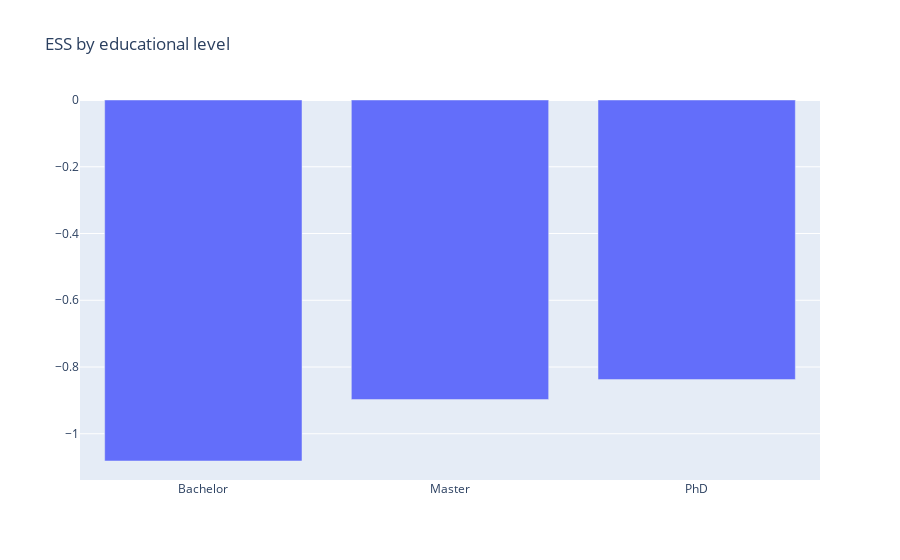

The code cell stored with this chart in its notebook:
### Markdown cell above
# Task 4 (25 %) - Normalizing data & colour coding
In this last task, you will build an "emotional satisfaction score" (ESS) using the data from Q25. 

To do this, you will group the data into positive and negative feelings, sum up the relevant features, and then normalize the results to a scale of 0 to 1. Use the value for the given categorical data item in Q25 as a measure of "emotional intensity" (i.e. 'Never'= 1 and 'Always'= 5). Our "emotional satisfaction score" attempts to balance out positive and negative emotions, and so you will calculate it using the formula: 

    ESS = (positive emotions score sum) - (negative emotions score sum) 

Afterwards, use an appropriate colour-coded plot to show differences between Bachelor, Masters, and PhD students, using responses from Q5.

**Plot: 20 %**

### Code cell
print("The dataset contains {} data records and {} features.".format(df.shape[0], df.shape[1]))

# Handling missing data
df_work_emotion = df.dropna(subset=['Q25a', 'Q25b', 'Q25c', 'Q25d', 'Q25e', 'Q25f', 'Q25g', 'Q25h', 'Q25i', 'Q25j']).copy()
print("The dataframe after removing rows with NaN value in the specified columns contains {} data records and {} features.".format(df_work_emotion.shape[0], df_work_emotion.shape[1]))

# Summarize specific columns
col = ['Q25a', 'Q25b', 'Q25c', 'Q25d', 'Q25e', 'Q25f', 'Q25g', 'Q25h', 'Q25i', 'Q25j']
print(df_work_emotion[col].describe())

# Normalize new columns
# zi = (xi – min(x)) / (max(x) – min(x))
min = np.min(df_work_emotion['Q25a'])
max = np.max(df_work_emotion['Q25a'])
df_work_emotion['Q25a'] = (df_work_emotion['Q25a']-min) / (max-min)

min = np.min(df_work_emotion['Q25b'])
max = np.max(df_work_emotion['Q25b'])
df_work_emotion['Q25b'] = (df_work_emotion['Q25b']-min) / (max-min)

min = np.min(df_work_emotion['Q25c'])
max = np.max(df_work_emotion['Q25c'])
df_work_emotion['Q25c'] = (df_work_emotion['Q25c']-min) / (max-min)

min = np.min(df_work_emotion['Q25d'])
max = np.max(df_work_emotion['Q25d'])
df_work_emotion['Q25d'] = (df_work_emotion['Q25d']-min) / (max-min)

min = np.min(df_work_emotion['Q25e'])
max = np.max(df_work_emotion['Q25e'])
df_work_emotion['Q25e'] = (df_work_emotion['Q25e']-min) / (max-min)

min = np.min(df_work_emotion['Q25f'])
max = np.max(df_work_emotion['Q25f'])
df_work_emotion['Q25f'] = (df_work_emotion['Q25f']-min) / (max-min)

min = np.min(df_work_emotion['Q25g'])
max = np.max(df_work_emotion['Q25g'])
df_work_emotion['Q25g'] = (df_work_emotion['Q25g']-min) / (max-min)

min = np.min(df_work_emotion['Q25h'])
max = np.max(df_work_emotion['Q25h'])
df_work_emotion['Q25h'] = (df_work_emotion['Q25h']-min) / (max-min)

min = np.min(df_work_emotion['Q25i'])
max = np.max(df_work_emotion['Q25i'])
df_work_emotion['Q25i'] = (df_work_emotion['Q25i']-min) / (max-min)

min = np.min(df_work_emotion['Q25j'])
max = np.max(df_work_emotion['Q25j'])
df_work_emotion['Q25j'] = (df_work_emotion['Q25j']-min) / (max-min)

# Calculate final emotional satisfaction score
# positive = joyful (Q25a), hopeful (Q25b), proud (Q25c), relieved (Q25h) / negative: rest
positive = col[:3]
positive.append('Q25h')
negative = col[3:]
negative.remove('Q25h')

def calculate_ESS(row):
    positive_score = 0
    for e in positive:
        positive_score += row[e]
    negative_score = 0
    for e in negative:
        negative_score += row[e]
    ESS = positive_score - negative_score
    return ESS

df_work_emotion['ESS'] = df_work_emotion.apply(calculate_ESS, axis=1)

# Group by Q5, calculate average
df_work_emotion['Q5'].mask(df_work_emotion['Q5'] == 1.0, 'Bachelor', inplace = True)
df_work_emotion['Q5'].mask(df_work_emotion['Q5'] == 2.0, 'Master', inplace = True)
df_work_emotion['Q5'].mask(df_work_emotion['Q5'] == 3.0, 'PhD', inplace = True)
data = df_work_emotion.groupby('Q5').ESS.mean()
data = data.to_dict()

# Visualization
df_work_emotion.groupby('Q5').ESS.mean().plot.bar(rot = 0, title = 'ESS by educational level')
fig = go.Figure()
fig.add_trace(go.Bar(x=list(data.keys()), y=list(data.values())))
fig.update_layout(title_text='ESS by educational level')
fig.show()

### Figure 1 — Plotly figure (JSON) as saved in the notebook; plotly's stock layout.template omitted (floating-point values rounded to 4 significant figures)
{"data": [{"type": "bar", "x": ["Bachelor", "Master", "PhD"], "y": [-1.082, -0.8975, -0.8377]}], "layout": {"title": {"text": "ESS by educational level"}}}
